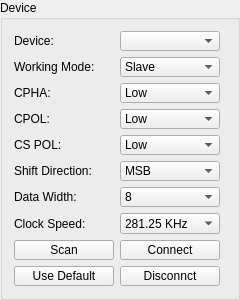
       <widget class="QGroupBox" name="groupBox_device">
        <property name="minimumSize">
         <size>
          <width>240</width>
          <height>300</height>
         </size>
        </property>
        <property name="maximumSize">
         <size>
          <width>240</width>
          <height>300</height>
         </size>
        </property>
        <property name="title">
         <string>Device</string>
        </property>
        <layout class="QVBoxLayout" name="verticalLayout">
         <item>
          <layout class="QFormLayout" name="formLayout">
           <item row="0" column="0">
            <widget class="QLabel" name="label">
             <property name="minimumSize">
              <size>
               <width>100</width>
               <height>0</height>
              </size>
             </property>
             <property name="maximumSize">
              <size>
               <width>100</width>
               <height>16777215</height>
              </size>
             </property>
             <property name="text">
              <string>Device:</string>
             </property>
            </widget>
           </item>
           <item row="0" column="1">
            <widget class="QComboBox" name="comboBox_device_list">
             <property name="minimumSize">
              <size>
               <width>100</width>
               <height>0</height>
              </size>
             </property>
             <property name="maximumSize">
              <size>
               <width>100</width>
               <height>16777215</height>
              </size>
             </property>
            </widget>
           </item>
           <item row="1" column="0">
            <widget class="QLabel" name="label_2">
             <property name="minimumSize">
              <size>
               <width>100</width>
               <height>0</height>
              </size>
             </property>
             <property name="maximumSize">
              <size>
               <width>100</width>
               <height>16777215</height>
              </size>
             </property>
             <property name="text">
              <string>Working Mode:</string>
             </property>
            </widget>
           </item>
           <item row="1" column="1">
            <widget class="QComboBox" name="comboBox_device_work_mode">
             <property name="minimumSize">
              <size>
               <width>100</width>
               <height>0</height>
              </size>
             </property>
             <property name="maximumSize">
              <size>
               <width>100</width>
               <height>16777215</height>
              </size>
             </property>
             <item>
              <property name="text">
               <string>Slave</string>
              </property>
             </item>
             <item>
              <property name="text">
               <string>Host</string>
              </property>
             </item>
            </widget>
           </item>
           <item row="2" column="0">
            <widget class="QLabel" name="label_3">
             <property name="minimumSize">
              <size>
               <width>100</width>
               <height>0</height>
              </size>
             </property>
             <property name="maximumSize">
              <size>
               <width>100</width>
               <height>16777215</height>
              </size>
             </property>
             <property name="text">
              <string>CPHA:</string>
             </property>
            </widget>
           </item>
           <item row="2" column="1">
            <widget class="QComboBox" name="comboBox_device_cpha">
             <property name="minimumSize">
              <size>
               <width>100</width>
               <height>0</height>
              </size>
             </property>
             <property name="maximumSize">
              <size>
               <width>100</width>
               <height>16777215</height>
              </size>
             </property>
             <item>
              <property name="text">
               <string>Low</string>
              </property>
             </item>
             <item>
              <property name="text">
               <string>High</string>
              </property>
             </item>
            </widget>
           </item>
           <item row="3" column="0">
            <widget class="QLabel" name="label_4">
             <property name="minimumSize">
              <size>
               <width>100</width>
               <height>0</height>
              </size>
             </property>
             <property name="maximumSize">
              <size>
               <width>100</width>
               <height>16777215</height>
              </size>
             </property>
             <property name="text">
              <string>CPOL:</string>
             </property>
            </widget>
           </item>
           <item row="3" column="1">
            <widget class="QComboBox" name="comboBox_device_cpol">
             <property name="minimumSize">
              <size>
               <width>100</width>
               <height>0</height>
              </size>
             </property>
             <property name="maximumSize">
              <size>
               <width>100</width>
               <height>16777215</height>
              </size>
             </property>
             <item>
              <property name="text">
               <string>Low</string>
              </property>
             </item>
             <item>
              <property name="text">
               <string>High</string>
              </property>
             </item>
            </widget>
           </item>
           <item row="4" column="0">
            <widget class="QLabel" name="label_5">
             <property name="minimumSize">
              <size>
               <width>100</width>
               <height>0</height>
              </size>
             </property>
             <property name="maximumSize">
              <size>
               <width>100</width>
               <height>16777215</height>
              </size>
             </property>
             <property name="text">
              <string>CS POL:</string>
             </property>
            </widget>
           </item>
           <item row="4" column="1">
            <widget class="QComboBox" name="comboBox_device_cs_pol">
             <property name="minimumSize">
              <size>
               <width>100</width>
               <height>0</height>
              </size>
             </property>
             <property name="maximumSize">
              <size>
               <width>100</width>
               <height>16777215</height>
              </size>
             </property>
             <item>
              <property name="text">
               <string>Low</string>
              </property>
             </item>
             <item>
              <property name="text">
               <string>High</string>
              </property>
             </item>
            </widget>
           </item>
           <item row="5" column="0">
            <widget class="QLabel" name="label_6">
             <property name="minimumSize">
              <size>
               <width>100</width>
               <height>0</height>
              </size>
             </property>
             <property name="maximumSize">
              <size>
               <width>100</width>
               <height>16777215</height>
              </size>
             </property>
             <property name="text">
              <string>Shift Direction:</string>
             </property>
            </widget>
           </item>
           <item row="5" column="1">
            <widget class="QComboBox" name="comboBox_device_shift_direction">
             <property name="minimumSize">
              <size>
               <width>100</width>
               <height>0</height>
              </size>
             </property>
             <property name="maximumSize">
              <size>
               <width>100</width>
               <height>16777215</height>
              </size>
             </property>
             <item>
              <property name="text">
               <string>MSB</string>
              </property>
             </item>
             <item>
              <property name="text">
               <string>LSB</string>
              </property>
             </item>
            </widget>
           </item>
           <item row="6" column="0">
            <widget class="QLabel" name="label_7">
             <property name="minimumSize">
              <size>
               <width>100</width>
               <height>0</height>
              </size>
             </property>
             <property name="maximumSize">
              <size>
               <width>100</width>
               <height>16777215</height>
              </size>
             </property>
             <property name="text">
              <string>Data Width:</string>
             </property>
            </widget>
           </item>
           <item row="6" column="1">
            <widget class="QComboBox" name="comboBox_device_data_width">
             <property name="minimumSize">
              <size>
               <width>100</width>
               <height>0</height>
              </size>
             </property>
             <property name="maximumSize">
              <size>
               <width>100</width>
               <height>16777215</height>
              </size>
             </property>
             <item>
              <property name="text">
               <string>8</string>
              </property>
             </item>
             <item>
              <property name="text">
               <string>16</string>
              </property>
             </item>
            </widget>
           </item>
           <item row="7" column="0">
            <widget class="QLabel" name="label_8">
             <property name="minimumSize">
              <size>
               <width>100</width>
               <height>0</height>
              </size>
             </property>
             <property name="maximumSize">
              <size>
               <width>100</width>
               <height>16777215</height>
              </size>
             </property>
             <property name="text">
              <string>Clock Speed:</string>
             </property>
            </widget>
           </item>
           <item row="7" column="1">
            <widget class="QComboBox" name="comboBox_device_clock">
             <property name="minimumSize">
              <size>
               <width>100</width>
               <height>0</height>
              </size>
             </property>
             <property name="maximumSize">
              <size>
               <width>100</width>
               <height>16777215</height>
              </size>
             </property>
             <item>
              <property name="text">
               <string>281.25 KHz</string>
              </property>
             </item>
             <item>
              <property name="text">
               <string>562.50 KHz</string>
              </property>
             </item>
             <item>
              <property name="text">
               <string>1.125 MHz</string>
              </property>
             </item>
             <item>
              <property name="text">
               <string>2.250 MHz</string>
              </property>
             </item>
             <item>
              <property name="text">
               <string>4.500 MHz</string>
              </property>
             </item>
             <item>
              <property name="text">
               <string>9.000 MHz</string>
              </property>
             </item>
             <item>
              <property name="text">
               <string>18.00 MHz</string>
              </property>
             </item>
             <item>
              <property name="text">
               <string>36.00 MHz</string>
              </property>
             </item>
            </widget>
           </item>
           <item row="8" column="0">
            <widget class="QPushButton" name="pushButton_device_scan">
             <property name="minimumSize">
              <size>
               <width>100</width>
               <height>20</height>
              </size>
             </property>
             <property name="maximumSize">
              <size>
               <width>100</width>
               <height>20</height>
              </size>
             </property>
             <property name="text">
              <string>Scan</string>
             </property>
            </widget>
           </item>
           <item row="8" column="1">
            <widget class="QPushButton" name="pushButton_device_connect">
             <property name="minimumSize">
              <size>
               <width>100</width>
               <height>20</height>
              </size>
             </property>
             <property name="maximumSize">
              <size>
               <width>100</width>
               <height>20</height>
              </size>
             </property>
             <property name="styleSheet">
              <string notr="true"/>
             </property>
             <property name="text">
              <string>Connect</string>
             </property>
            </widget>
           </item>
           <item row="9" column="0">
            <widget class="QPushButton" name="pushButton_device_use_default">
             <property name="minimumSize">
              <size>
               <width>100</width>
               <height>20</height>
              </size>
             </property>
             <property name="maximumSize">
              <size>
               <width>100</width>
               <height>20</height>
              </size>
             </property>
             <property name="styleSheet">
              <string notr="true">border-color: rgb(61, 60, 59);</string>
             </property>
             <property name="text">
              <string>Use Default</string>
             </property>
            </widget>
           </item>
           <item row="9" column="1">
            <widget class="QPushButton" name="pushButton_device_disconnect">
             <property name="minimumSize">
              <size>
               <width>100</width>
               <height>20</height>
              </size>
             </property>
             <property name="maximumSize">
              <size>
               <width>100</width>
               <height>20</height>
              </size>
             </property>
             <property name="text">
              <string>Disconnct</string>
             </property>
            </widget>
           </item>
          </layout>
         </item>
        </layout>
       </widget>
